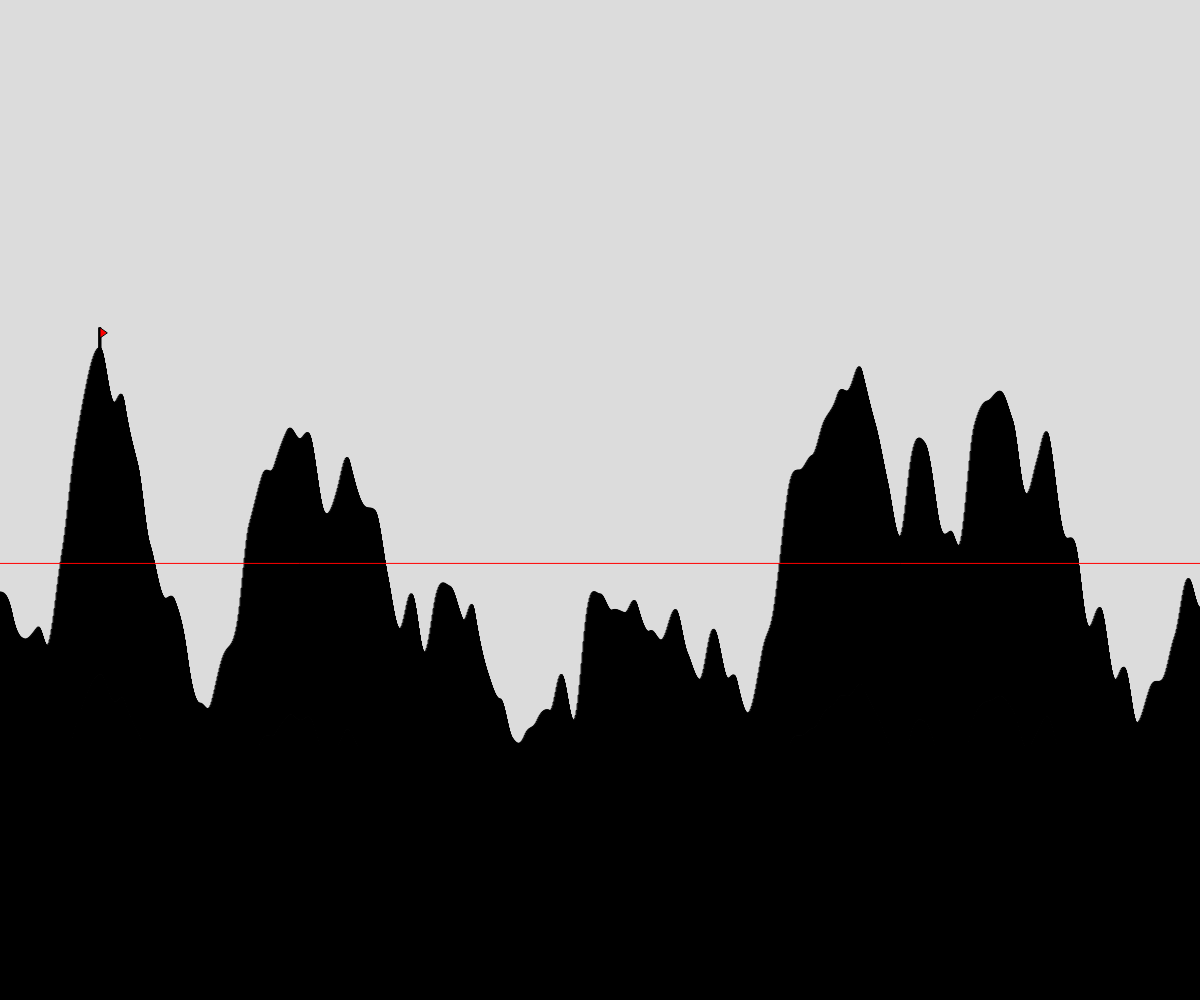
Frame 1 (no input)
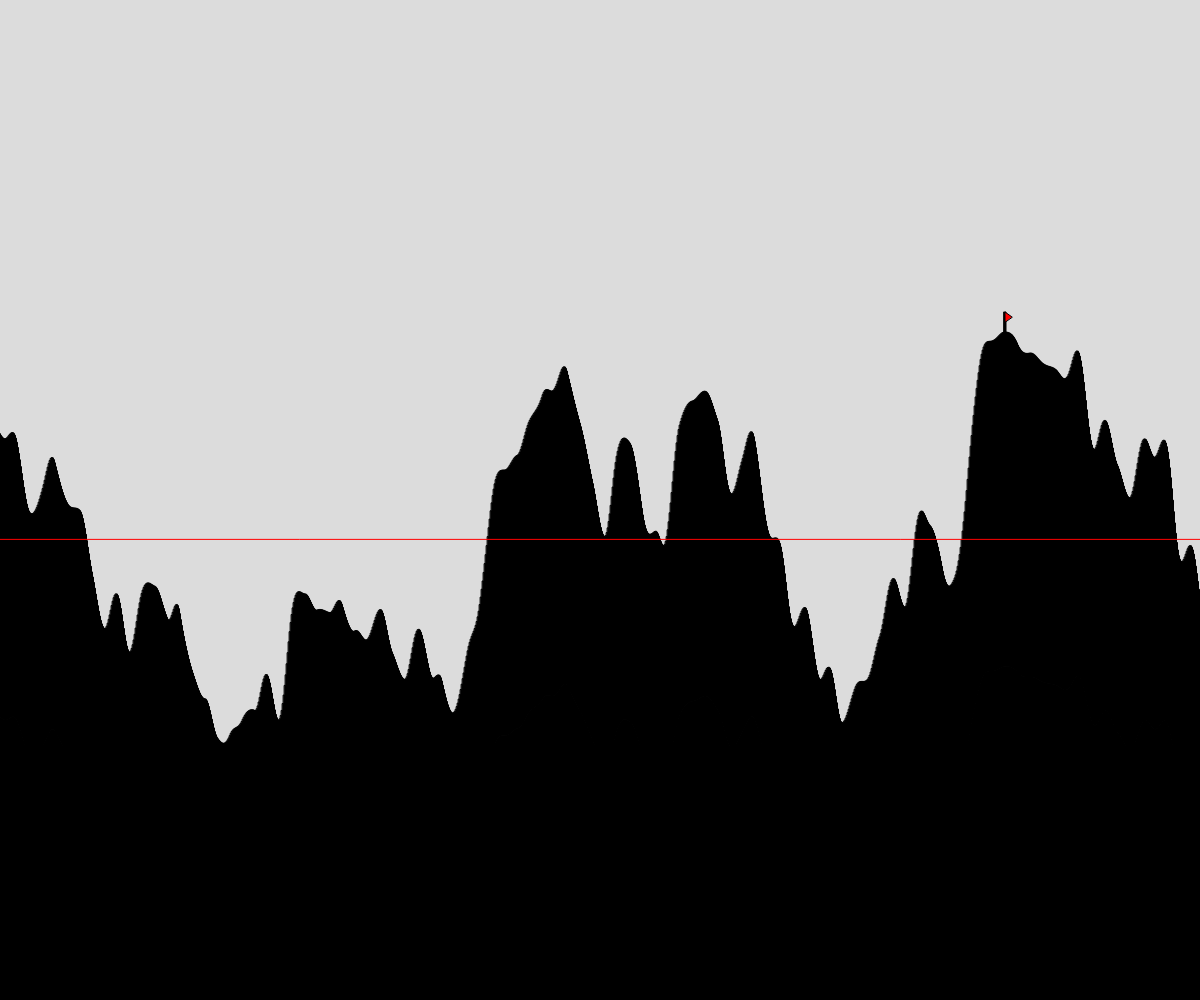
Frame 60 (no input)
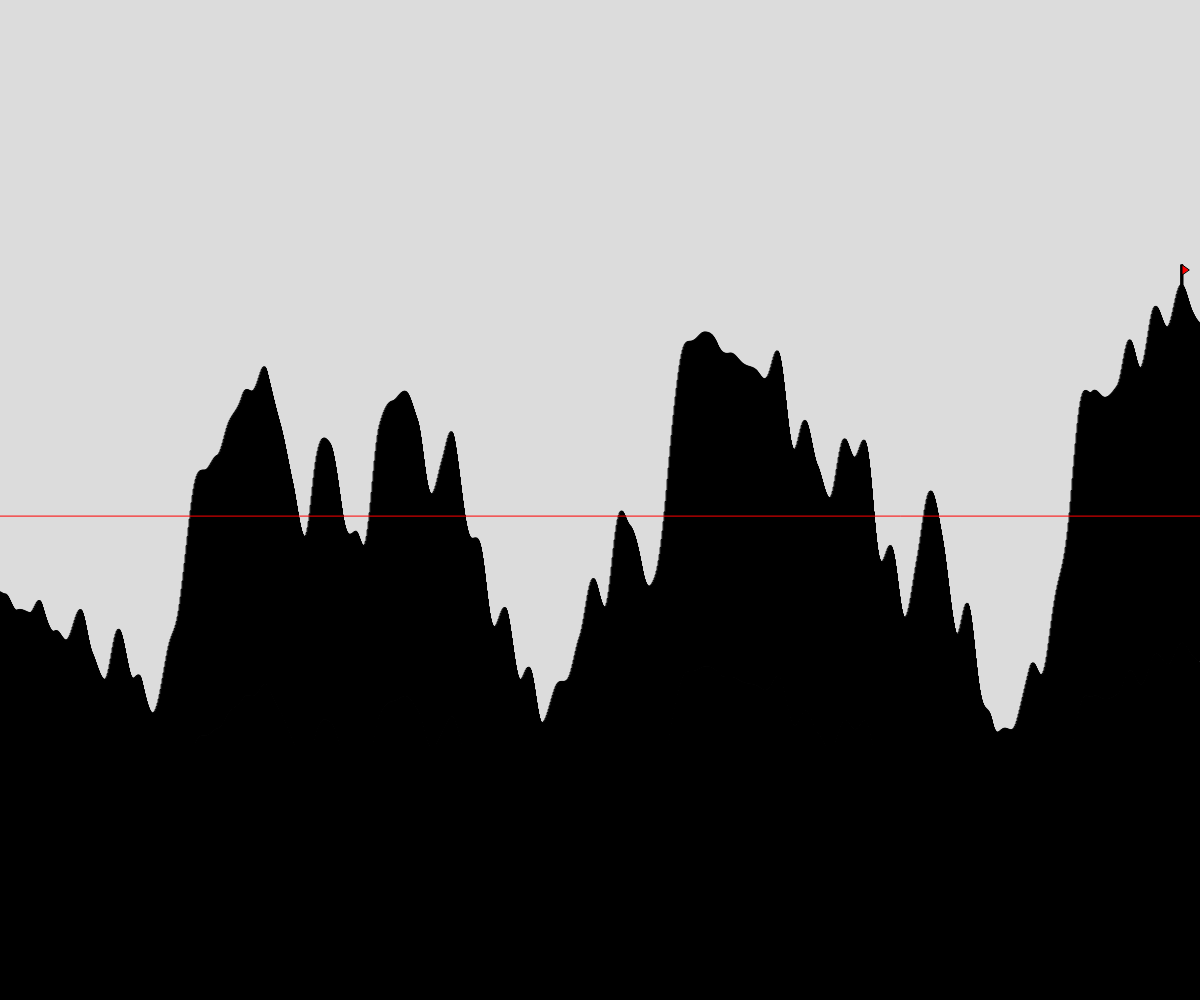
Frame 120 (the mouse pressed at the canvas centre since frame 60)

The p5.js sketch that drew these frames (run headless with seeded random() and noise() and a simulated clock; from frame 60 on, the mouse is pressed at the canvas centre):

// p5.js sketch
// ── sketch.js
// Terrain Generation
// Ethan Meachem
// 3/3/2025

//globals
let time;
let rectWidth = 1;
let noiseSpeed = 0.01;
let noiseStart = 1;
let scrollSpeed = 0.05;
let peakX;
let peakY = 0;



function setup() {
  createCanvas(windowWidth, windowHeight);
  rectMode(CENTER);
}

function draw() {
  time = noiseStart;
  noiseStart += scrollSpeed;
  background(220);
  generateTerrain();

}

function generateTerrain(){
  fill("black");
  stroke("black");
  peakY = 0;
  let av = 0;
  let rep = 0;

  for(let x = 0; x<width; x += rectWidth){
    let rectHeight = noise(time);
    rectHeight = map(rectHeight, 0, 1, 1, 2000);
    rect(x, height, rectWidth, rectHeight);
    time += noiseSpeed;
    av = av + rectHeight;
    rep++
    if(peakY < rectHeight){
      peakY =rectHeight;
      peakX = x; 
    }
  }
  drawFlag(peakX, height-peakY/2);
  average(av,rep);
}

function keyPressed(){
  if(keyCode === RIGHT_ARROW & rectWidth <= 30){
    rectWidth = rectWidth*2, scrollSpeed = scrollSpeed/2;
  }
  else if(keyCode === LEFT_ARROW & rectWidth > 1){
    rectWidth = rectWidth/2, scrollSpeed = scrollSpeed*2;
  }
}

function drawFlag(x,y){
  rect(x, y, 2, 40)
  
  fill("red")
  triangle(x,y-10,x,y-20,x+7,y-15)
}
function average(av, rep){
  let avY = (av/rep)/2;
  stroke("red")
  line(0, height-avY, width, height-avY);

}
